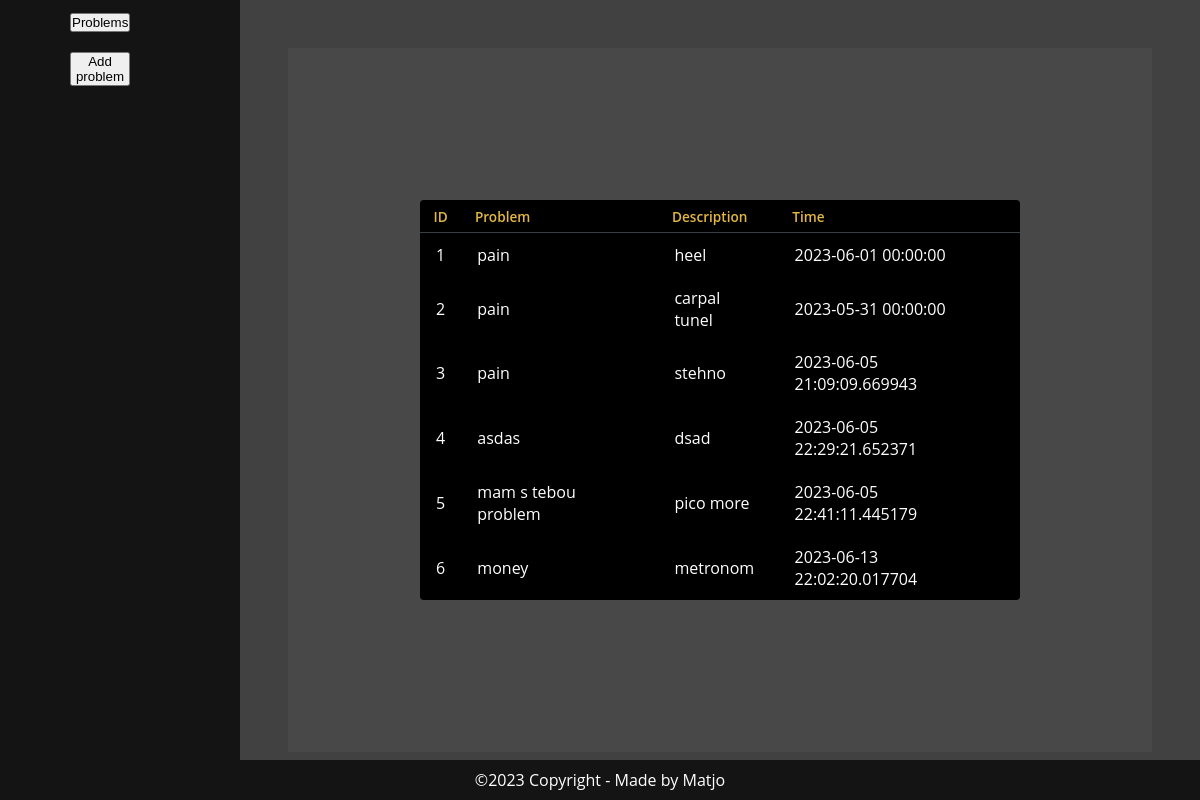
Page /problems (signed in) on the committed database.
### server.py (models this page shows)
class  Problems(db.Model):
        id = db.Column(db.Integer, primary_key=True)
        problem = db.Column(db.String(255))
        description = db.Column(db.String(255))
        time = db.Column(db.DateTime, default=datetime.utcnow)

### server.py (the view)
@app.route('/problems')
@admin_login_required
def show_problems():
    problems = Problems.query.all()
    footer_tag = datetime.now().year
    return render_template('data.html', problems=problems, footer_el=footer_tag)

### server.py (called while the page is built)
def admin_login_required(route_function):
    @wraps(route_function)
    def decorated_function(*args, **kwargs):
        try:
            if session['user'] != 'admin':
                 return redirect(url_for('login'))
        except KeyError:
            return redirect(url_for('login'))
        print(session['user'])
        return route_function(*args, **kwargs)
    return decorated_function

### templates/data.html
{% extends 'index.html' %}
{% block left%}
    <div class='container'>
        <div class='item'>
            <button value='Problems' id='check-database'> Problems
        </div>
        <div class='item'><button value='Problems' id='add-to-database'> Add problem</div>
    </div>
{% endblock %}
{% block right %}
<table>
    <thead>
        <tr>
          <th>ID
          <th>Problem
          <th>Description
          <th>Time
      </thead>
      <tbody>
        {% for problem in problems %}
              <tr>
                <td>{{problem.id}}
                <td>{{problem.problem}}
                <td>{{problem.description}}
                <td>{{problem.time}}
        {% endfor %}
    </tbody>
</table>
{% endblock %}

### templates/index.html (shortened to what this page needs)
<!DOCTYPE html>
<html lang="en">
<head>
    <link rel="stylesheet" href="static\style.css">
</head>
<body>
    <div id="grid">
        <div id="left">
            {% block left%}
            {% endblock %}
        </div>
        <div id="right">
            {% block right%}
            {% endblock %}
        </div>
    </div>
        <div class='bottom'>
            <footer>
                <div style="text-align:center">
                    ©{{footer_el}} Copyright - Made by Matjo
                </div>
            </footer>
        </div>
</body>
</html>

### static/style.css (style rules this page uses)
* { box-sizing: border-box; }
body { margin: 0; }
#grid { height: 100vh; }
#left { background: rgb(20, 20, 20); }
#right { display:flex; flex-direction:column ; justify-content: center; align-items: center; background: rgb(73, 72, 72); border: 3rem solid rgb(0 0 0 / 10%); }
#grid { transition: 300ms; display: grid; grid-template-columns: 20px auto; }
.bottom { position: fixed; left: 0; bottom: 0; z-index: 2; width: 100%; }
.container { display:flex; flex-direction: column; align-items: center; color: white; }
.item { padding: 10px; width: 10vw; }
button { height: 60%; width: 60%; }
footer { display: flex; align-items: center; justify-content: center; background-color: rgb(20, 20, 20); color: white; height:5vh; width: 100%; }
*, *:before, *:after { margin: 0; padding: 0; box-sizing: border-box; }
body { background: #000000; font-family: 'Open Sans', sans-serif; }
table { width: 50vw; height: 20vh; background: #000000; border-radius: 0.25em; border-collapse: collapse; margin: 1em; }
th { border-bottom: 1px solid #364043; color: #E2B842; font-size: 0.85em; font-weight: 600; padding: 0.5em 1em; text-align: left; }
td { color: #fff; font-weight: 400; padding: 0.65em 1em; }
tbody tr { transition: background 0.25s ease; }
td { height: 10%; }

### rows in the picture
Problems: id "1", problem "pain", description "heel", time "2023-06-01 00:00:00"
Problems: id "2", problem "pain", description "carpal tunel", time "2023-05-31 00:00:00"
Problems: id "3", problem "pain", description "stehno", time "2023-06-05 21:09:09.669943"
Problems: id "4", problem "asdas", description "dsad", time "2023-06-05 22:29:21.652371"
Problems: id "5", problem "mam s tebou problem", description "pico more", time "2023-06-05 22:41:11.445179"
Problems: id "6", problem "money", description "metronom", time "2023-06-13 22:02:20.017704"
